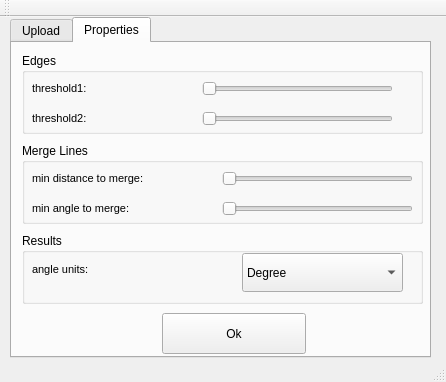
<?xml version="1.0" encoding="UTF-8"?>
<ui version="4.0">
 <class>MainWindow</class>
 <widget class="QMainWindow" name="MainWindow">
  <property name="windowModality">
   <enum>Qt::NonModal</enum>
  </property>
  <property name="geometry">
   <rect>
    <x>0</x>
    <y>0</y>
    <width>446</width>
    <height>382</height>
   </rect>
  </property>
  <property name="windowTitle">
   <string>Dendrite</string>
  </property>
  <widget class="QWidget" name="centralWidget">
   <widget class="QTabWidget" name="tabWidget">
    <property name="geometry">
     <rect>
      <x>10</x>
      <y>0</y>
      <width>421</width>
      <height>341</height>
     </rect>
    </property>
    <property name="sizePolicy">
     <sizepolicy hsizetype="Expanding" vsizetype="Expanding">
      <horstretch>30</horstretch>
      <verstretch>30</verstretch>
     </sizepolicy>
    </property>
    <property name="minimumSize">
     <size>
      <width>30</width>
      <height>30</height>
     </size>
    </property>
    <property name="mouseTracking">
     <bool>false</bool>
    </property>
    <property name="tabletTracking">
     <bool>false</bool>
    </property>
    <property name="currentIndex">
     <number>1</number>
    </property>
    <widget class="QWidget" name="tab">
     <attribute name="title">
      <string>Upload</string>
     </attribute>
     <widget class="QToolButton" name="uploadFile">
      <property name="geometry">
       <rect>
        <x>17</x>
        <y>60</y>
        <width>131</width>
        <height>31</height>
       </rect>
      </property>
      <property name="text">
       <string>Choose File</string>
      </property>
     </widget>
     <widget class="QFrame" name="previewPhoto">
      <property name="geometry">
       <rect>
        <x>100</x>
        <y>100</y>
        <width>221</width>
        <height>161</height>
       </rect>
      </property>
      <property name="frameShape">
       <enum>QFrame::StyledPanel</enum>
      </property>
      <property name="frameShadow">
       <enum>QFrame::Raised</enum>
      </property>
     </widget>
     <widget class="QLineEdit" name="UploadFileName">
      <property name="enabled">
       <bool>false</bool>
      </property>
      <property name="geometry">
       <rect>
        <x>160</x>
        <y>62</y>
        <width>241</width>
        <height>31</height>
       </rect>
      </property>
     </widget>
     <widget class="QLabel" name="label">
      <property name="geometry">
       <rect>
        <x>70</x>
        <y>30</y>
        <width>261</width>
        <height>31</height>
       </rect>
      </property>
      <property name="font">
       <font>
        <pointsize>9</pointsize>
        <weight>75</weight>
        <bold>true</bold>
       </font>
      </property>
      <property name="text">
       <string>tool for proving spatial data transfer between cells</string>
      </property>
     </widget>
     <widget class="QPushButton" name="NextButton">
      <property name="geometry">
       <rect>
        <x>130</x>
        <y>270</y>
        <width>144</width>
        <height>41</height>
       </rect>
      </property>
      <property name="text">
       <string>Next</string>
      </property>
     </widget>
     <widget class="QLabel" name="label_2">
      <property name="geometry">
       <rect>
        <x>10</x>
        <y>10</y>
        <width>381</width>
        <height>31</height>
       </rect>
      </property>
      <property name="font">
       <font>
        <pointsize>10</pointsize>
        <weight>75</weight>
        <bold>true</bold>
       </font>
      </property>
      <property name="text">
       <string>Automatic identification of parallel growth among neuronal dendritic branches</string>
      </property>
     </widget>
    </widget>
    <widget class="QWidget" name="tab_2">
     <attribute name="title">
      <string>Properties</string>
     </attribute>
     <widget class="QGroupBox" name="groupBox_2">
      <property name="geometry">
       <rect>
        <x>10</x>
        <y>10</y>
        <width>401</width>
        <height>81</height>
       </rect>
      </property>
      <property name="title">
       <string>Edges</string>
      </property>
      <widget class="QLabel" name="label_5">
       <property name="geometry">
        <rect>
         <x>10</x>
         <y>19</y>
         <width>141</width>
         <height>33</height>
        </rect>
       </property>
       <property name="font">
        <font>
         <pointsize>8</pointsize>
        </font>
       </property>
       <property name="text">
        <string>threshold1:</string>
       </property>
      </widget>
      <widget class="QSlider" name="horizontalSlider">
       <property name="geometry">
        <rect>
         <x>180</x>
         <y>20</y>
         <width>191</width>
         <height>31</height>
        </rect>
       </property>
       <property name="maximum">
        <number>250</number>
       </property>
       <property name="singleStep">
        <number>1</number>
       </property>
       <property name="tracking">
        <bool>true</bool>
       </property>
       <property name="orientation">
        <enum>Qt::Horizontal</enum>
       </property>
      </widget>
      <widget class="QSlider" name="horizontalSlider_2">
       <property name="geometry">
        <rect>
         <x>180</x>
         <y>50</y>
         <width>191</width>
         <height>31</height>
        </rect>
       </property>
       <property name="maximum">
        <number>250</number>
       </property>
       <property name="singleStep">
        <number>1</number>
       </property>
       <property name="tracking">
        <bool>true</bool>
       </property>
       <property name="orientation">
        <enum>Qt::Horizontal</enum>
       </property>
      </widget>
      <widget class="QLabel" name="label_6">
       <property name="geometry">
        <rect>
         <x>10</x>
         <y>49</y>
         <width>131</width>
         <height>33</height>
        </rect>
       </property>
       <property name="font">
        <font>
         <pointsize>8</pointsize>
        </font>
       </property>
       <property name="text">
        <string>threshold2:</string>
       </property>
      </widget>
     </widget>
     <widget class="QGroupBox" name="groupBox_3">
      <property name="geometry">
       <rect>
        <x>10</x>
        <y>100</y>
        <width>401</width>
        <height>81</height>
       </rect>
      </property>
      <property name="title">
       <string>Merge Lines</string>
      </property>
      <widget class="QSlider" name="horizontalSlider_3">
       <property name="geometry">
        <rect>
         <x>200</x>
         <y>20</y>
         <width>191</width>
         <height>31</height>
        </rect>
       </property>
       <property name="maximum">
        <number>100</number>
       </property>
       <property name="singleStep">
        <number>1</number>
       </property>
       <property name="tracking">
        <bool>true</bool>
       </property>
       <property name="orientation">
        <enum>Qt::Horizontal</enum>
       </property>
      </widget>
      <widget class="QLabel" name="label_7">
       <property name="geometry">
        <rect>
         <x>10</x>
         <y>19</y>
         <width>281</width>
         <height>33</height>
        </rect>
       </property>
       <property name="font">
        <font>
         <pointsize>8</pointsize>
        </font>
       </property>
       <property name="text">
        <string>min distance to merge:</string>
       </property>
      </widget>
      <widget class="QSlider" name="horizontalSlider_4">
       <property name="geometry">
        <rect>
         <x>200</x>
         <y>50</y>
         <width>191</width>
         <height>31</height>
        </rect>
       </property>
       <property name="maximum">
        <number>180</number>
       </property>
       <property name="singleStep">
        <number>1</number>
       </property>
       <property name="tracking">
        <bool>true</bool>
       </property>
       <property name="orientation">
        <enum>Qt::Horizontal</enum>
       </property>
      </widget>
      <widget class="QLabel" name="label_8">
       <property name="geometry">
        <rect>
         <x>10</x>
         <y>49</y>
         <width>281</width>
         <height>33</height>
        </rect>
       </property>
       <property name="font">
        <font>
         <pointsize>8</pointsize>
        </font>
       </property>
       <property name="text">
        <string>min angle to merge:</string>
       </property>
      </widget>
     </widget>
     <widget class="QGroupBox" name="groupBox_4">
      <property name="geometry">
       <rect>
        <x>10</x>
        <y>190</y>
        <width>401</width>
        <height>71</height>
       </rect>
      </property>
      <property name="title">
       <string>Results</string>
      </property>
      <widget class="QComboBox" name="Units">
       <property name="geometry">
        <rect>
         <x>220</x>
         <y>20</y>
         <width>161</width>
         <height>39</height>
        </rect>
       </property>
       <property name="editable">
        <bool>false</bool>
       </property>
       <item>
        <property name="text">
         <string>Degree</string>
        </property>
       </item>
       <item>
        <property name="text">
         <string>Radian</string>
        </property>
       </item>
      </widget>
      <widget class="QLabel" name="label_9">
       <property name="geometry">
        <rect>
         <x>10</x>
         <y>20</y>
         <width>301</width>
         <height>33</height>
        </rect>
       </property>
       <property name="font">
        <font>
         <pointsize>8</pointsize>
        </font>
       </property>
       <property name="text">
        <string>angle units:</string>
       </property>
      </widget>
     </widget>
     <widget class="QPushButton" name="OkButton_2">
      <property name="geometry">
       <rect>
        <x>150</x>
        <y>270</y>
        <width>144</width>
        <height>41</height>
       </rect>
      </property>
      <property name="text">
       <string>Ok</string>
      </property>
     </widget>
    </widget>
   </widget>
  </widget>
  <widget class="QToolBar" name="mainToolBar">
   <property name="sizePolicy">
    <sizepolicy hsizetype="Expanding" vsizetype="Expanding">
     <horstretch>0</horstretch>
     <verstretch>0</verstretch>
    </sizepolicy>
   </property>
   <property name="autoFillBackground">
    <bool>true</bool>
   </property>
   <attribute name="toolBarArea">
    <enum>TopToolBarArea</enum>
   </attribute>
   <attribute name="toolBarBreak">
    <bool>false</bool>
   </attribute>
  </widget>
  <widget class="QStatusBar" name="statusBar"/>
 </widget>
 <layoutdefault spacing="6" margin="11"/>
 <resources/>
 <connections/>
</ui>
